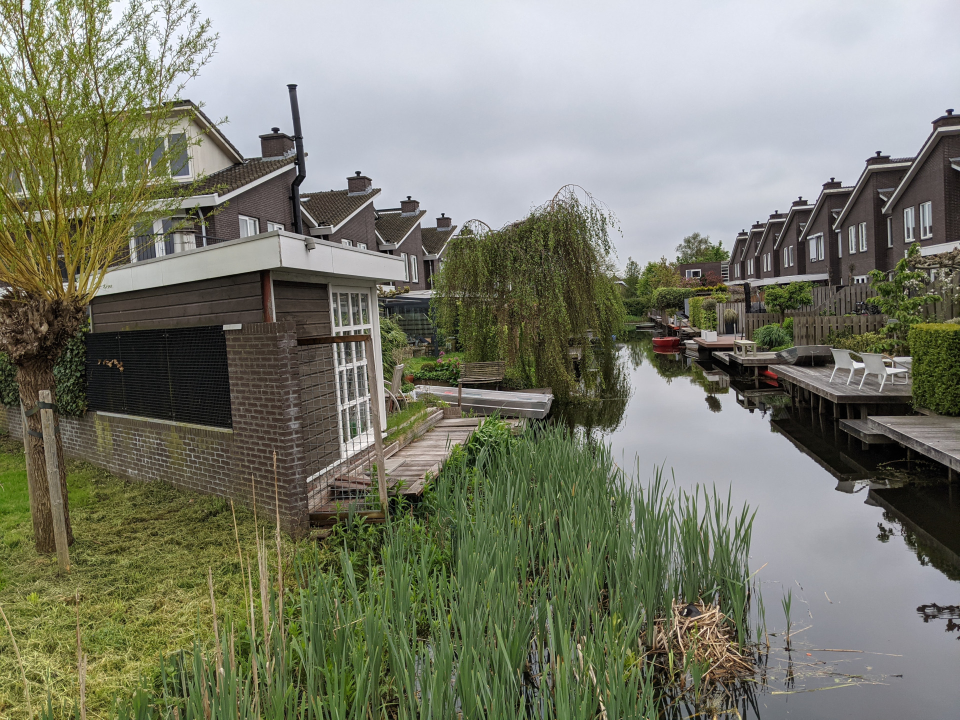
#> input picture images/sample1_a.jpg, 1920 x 1440 px (shown at 1/2 size)
$ python -i io.py   (imports and definitions only)
#> lines starting #> are read from the running program, lines starting #| are printed output that depends on the picture
### common/image.py
import numpy as np
import cv2


# [21 lines left out: functions im2float, rgb2gray, not called in this run]


def resize_to_max(img: np.ndarray,
                  tgt_size: int,
                  interpolation: int = cv2.INTER_AREA):
    """
    Resize image such that its maximum dimension becomes tgt_size
    """
    highest_dim = np.max(img.shape)
    new_size = (np.array(img.shape[1::-1]) * tgt_size / highest_dim).astype(
        np.int32)
    img = cv2.resize(img, tuple(new_size), interpolation=interpolation)

    return img

### common/io.py
import cv2
import numpy as np
from typing import Tuple

from common import image as improc


def load_img(img_path: str,
             blur_std: float = 1,
             tgt_size: float = 256,
             cvt_grayscale: bool = True,
             normalize: bool = True,
             interpolation: int = cv2.INTER_AREA,
             replace_inf: float = None,
             archive_index: str = None) -> np.ndarray:
    # Load image
#> called with img_path = '../images/sample1_a.jpg', blur_std = 1, tgt_size = 256, cvt_grayscale = True, normalize = True, interpolation = 3
    if img_path.endswith('.npy'):
        img = np.load(img_path)
    elif img_path.endswith('.npz'):
        assert(archive_index is not None)
        img = np.load(img_path)[archive_index]
    else:
        img = cv2.imread(img_path).astype(np.float32)
        # Convert to RGB
        img = cv2.cvtColor(img, cv2.COLOR_BGR2RGB)

    if cvt_grayscale:
        # Convert to grayscale
        img = cv2.cvtColor(img, cv2.COLOR_BGR2GRAY)
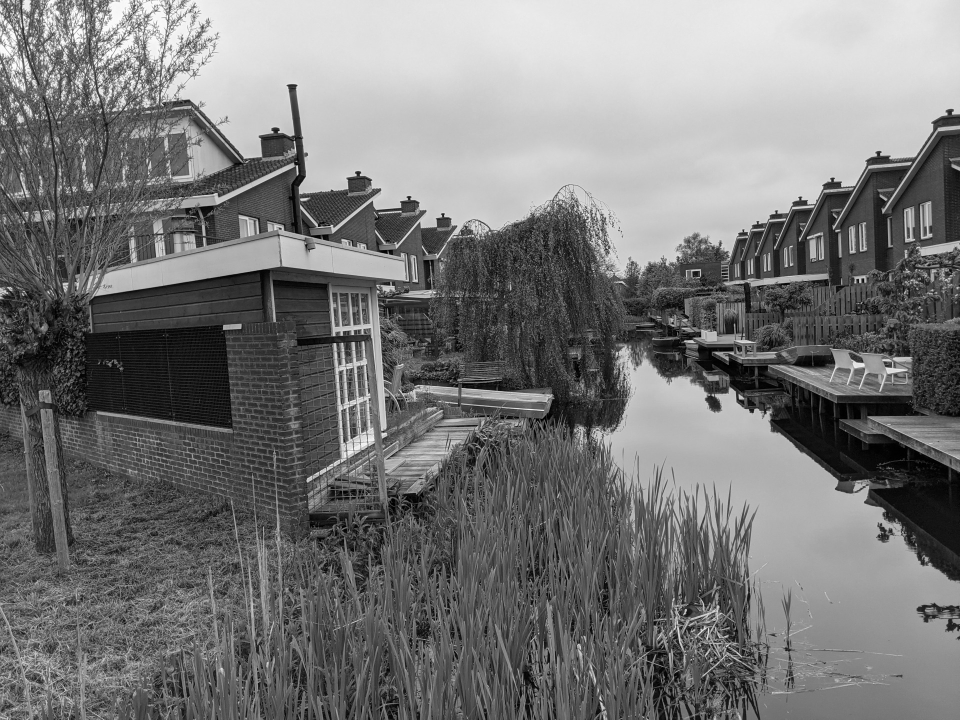
#> img: shape (1440, 1920) float32 (shown at 1/2 size); min 0, max 255, mean 120.1
        # Add channel rank
        img = np.expand_dims(img, 2)

    # Normalize to 0...1 range
    if normalize:
        lowest = np.min(img)
#> lowest = 0
        highest = np.max(img)
#> highest = 255
        img = (img - lowest) / (highest - lowest)
#> img: shape (1440, 1920, 1) float32

    # Resize to maximum specified dimension
    img = improc.resize_to_max(img, tgt_size, interpolation)
#> in resize_to_max, `img = cv2.resize(img, tuple(new_size), interpolation=interpolation)`:
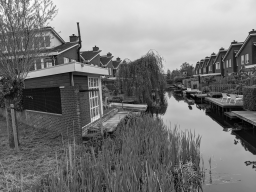
#> img: shape (192, 256) float32; min 0.00329, max 0.979, mean 0.471

    # Blur image
    if blur_std > 0:
        img = cv2.GaussianBlur(img, (33, 33), blur_std)
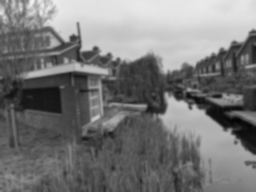
#> img: shape (192, 256) float32; min 0.0125, max 0.948, mean 0.471

    if img.ndim == 2:
        # Add channel rank
        img = np.expand_dims(img, 2)

    # Replace inf values by float number
    if replace_inf is not None:
        img[img == np.inf] = replace_inf

    return img


def load_svg(path='fox.svg', num_samples=100) -> Tuple[np.ndarray, np.ndarray]:
    """
    Load svg file, returning set of points and their inwards normals
    """
    from svgpathtools import svg2paths

    paths, attributes = svg2paths(path)
    main_curve = paths[0]
    points = []
    norms = []

    for t in sorted(np.random.uniform(size=(num_samples,))):
        pt = np.conj(main_curve.point(t))
        pt_next = np.conj(main_curve.point((t + 1e-3) % 1.0))

        grad = pt_next - pt
        grad = grad / abs(grad)

        points.append([pt.imag, pt.real])
        norms.append([grad.real, -grad.imag])

    points = np.array(points)
    norma = lambda x: (x - (np.max(x, 0) + np.min(x, 0))/2) / \
                      (np.max(x) - np.min(x)) * 4
    points = norma(points)
    norms = np.array(norms)

    return points, norms


def load_point_cloud(npz_cloud_name: str) -> Tuple[np.ndarray, np.ndarray]:
    """
    Load NPZ file containing point cloud positions and inwards normals.
    Both have points in dim 0 and xyz coordinates in dim 1.
    These points can be generated with the command `import_point_cloud`.
    """
    data = np.load(npz_cloud_name)
    return data['positions'], data['normals']

>>> result = load_img('../images/sample1_a.jpg')

$ run again, on images/sample1_b.jpg
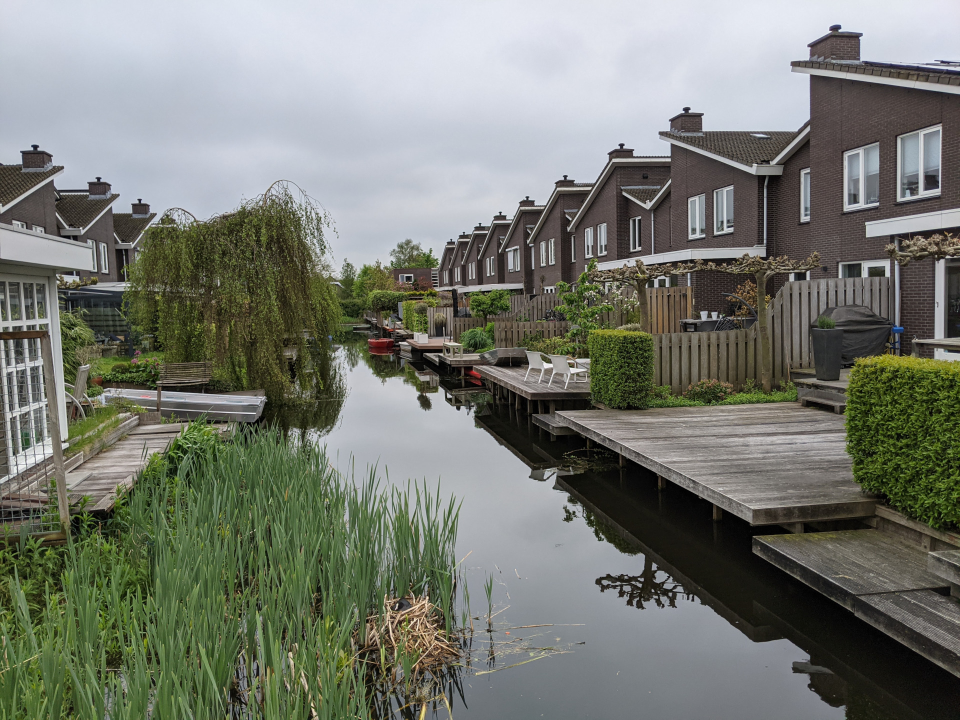
#> input picture images/sample1_b.jpg, 1920 x 1440 px (shown at 1/2 size)
#> in load_img, `img = cv2.cvtColor(img, cv2.COLOR_BGR2GRAY)`:
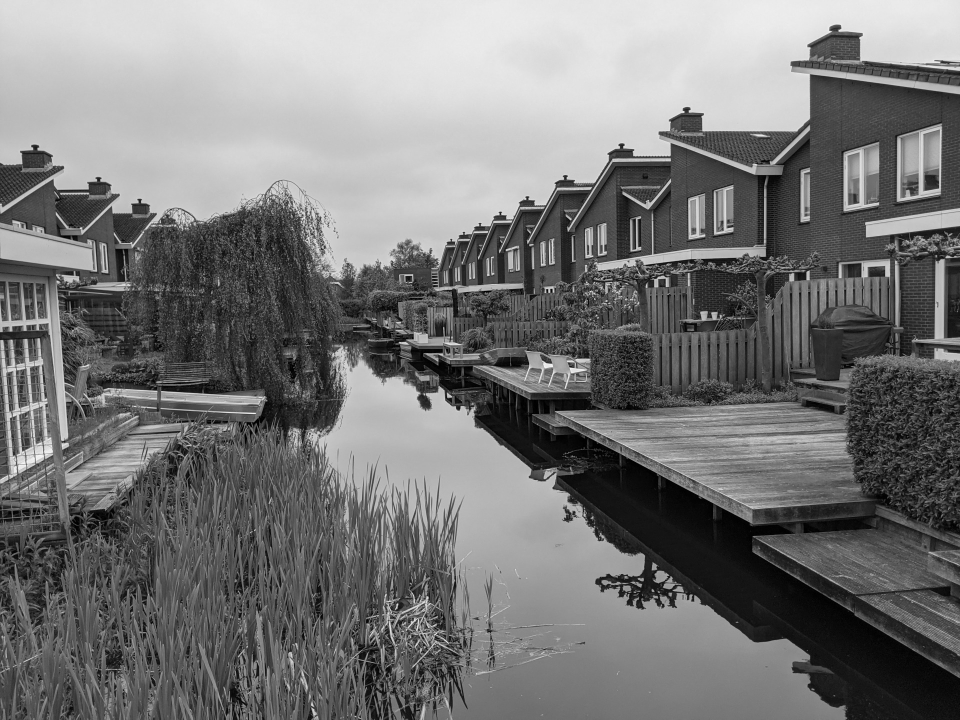
#> img: shape (1440, 1920) float32 (shown at 1/2 size); min 0, max 254.3, mean 119.2
#> lowest = 0
#> highest = 254.3
#> in load_img, `img = cv2.GaussianBlur(img, (33, 33), blur_std)`:
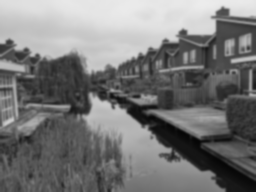
#> img: shape (192, 256) float32; min 0.0238, max 0.929, mean 0.469

$ run again, on images/sample0_a.png
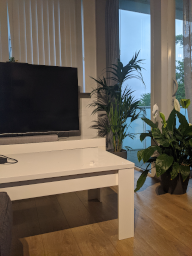
#> input picture images/sample0_a.png, 192 x 256 px
#> in load_img, `img = cv2.cvtColor(img, cv2.COLOR_BGR2GRAY)`:
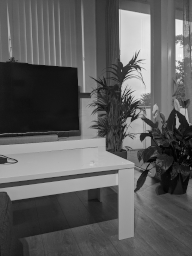
#> img: shape (256, 192) float32; min 1.7, max 251.3, mean 93.1
#> lowest = 1.7
#> highest = 251.3
#> in load_img, `img = cv2.GaussianBlur(img, (33, 33), blur_std)`:
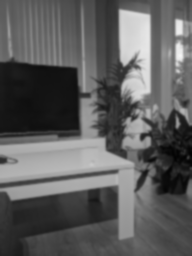
#> img: shape (256, 192) float32; min 0.0122, max 0.961, mean 0.366

$ run again, on images/sample0_b.png
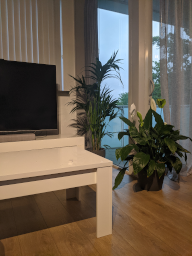
#> input picture images/sample0_b.png, 192 x 256 px
#> in load_img, `img = cv2.cvtColor(img, cv2.COLOR_BGR2GRAY)`:
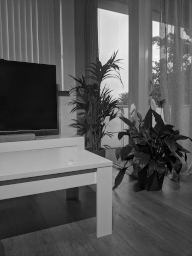
#> img: shape (256, 192) float32; min 1, max 251.4, mean 89.9
#> lowest = 1
#> highest = 251.4
#> in load_img, `img = cv2.GaussianBlur(img, (33, 33), blur_std)`:
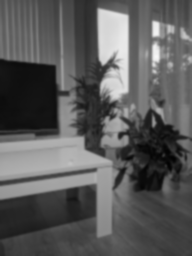
#> img: shape (256, 192) float32; min 0.0103, max 0.97, mean 0.355
